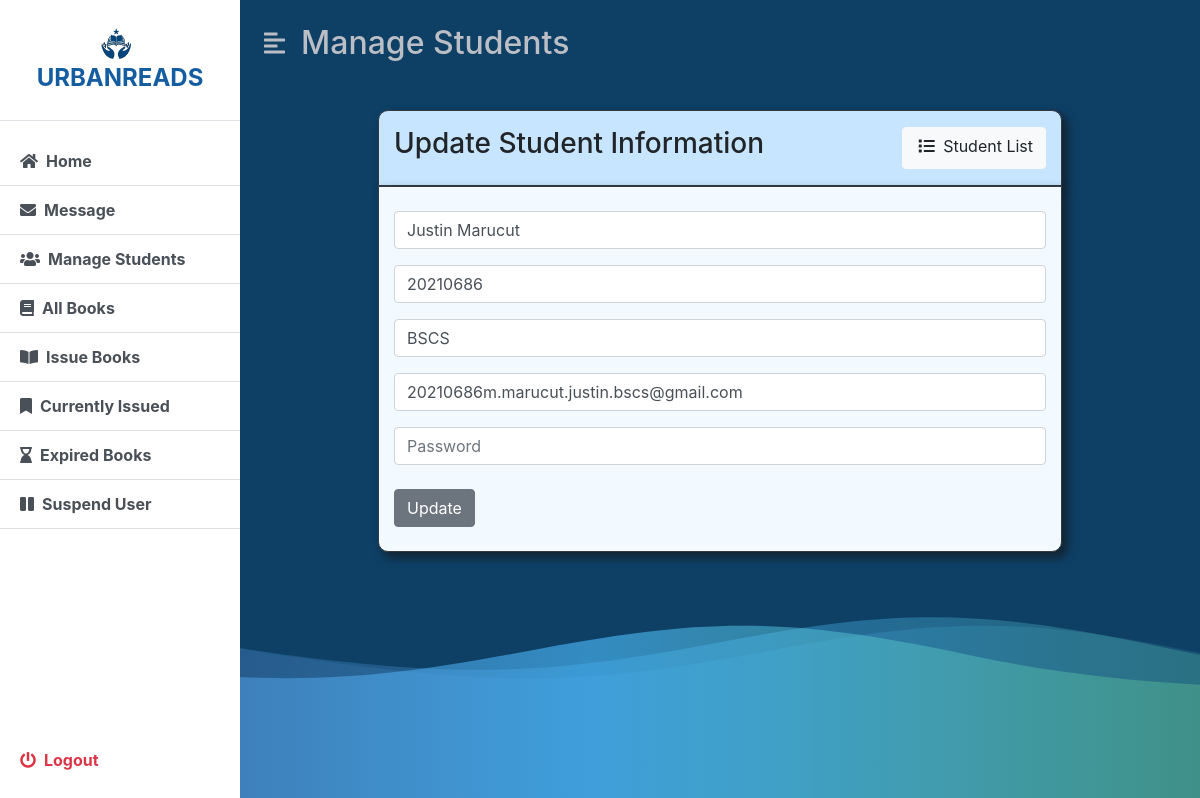
Page /admin/updateStudent.php?id=5 (signed in) on the committed database.
### tables this page shows
CREATE TABLE `students` (
  `id` int(11) NOT NULL,
  `full_name` varchar(100) NOT NULL,
  `student_number` varchar(30) NOT NULL,
  `course` varchar(10) NOT NULL,
  `email` varchar(50) NOT NULL,
  `password` text NOT NULL,
  `status` varchar(15) NOT NULL DEFAULT 'Active'
);

### admin/updateStudent.php (the view, shortened to what this page needs)
<?php
    include('../dbconfig.php');
    $id = $_GET['id'];
    $displaySelectedStudents = "SELECT * FROM students WHERE id = :id";
    $stmt = $pdo->prepare($displaySelectedStudents);
    $stmt->execute([':id' => $id]);
    $rows = $stmt->fetch(PDO::FETCH_OBJ);
    if($rows){
        $student_number = $rows->student_number;
        $fullname = $rows->full_name;
        $course = $rows->course;
        $email = $rows->email;
    }
?>
<!DOCTYPE html>
<html lang="en">
<head>
    <link rel="stylesheet" href="includes/style.css">
    <link rel="stylesheet" href="Bootsrap\css\bootstrap.min.css">
    <link rel="stylesheet" href="https://cdnjs.cloudflare.com/ajax/libs/font-awesome/5.15.3/css/all.min.css" />
</head>
<body>
    <div class="background-container">
        <div class="d-flex" id="wrapper">
            <?php include('includes/sidebar.php'); ?>
            <div id="page-content-wrapper" class="scrollable-content">
                <nav class="navbar navbar-expand-lg navbar-light bg-transparent py-4 px-4">
                    <div class="d-flex align-items-center">
                        <i class="fas fa-align-left second-text fs-4 me-3" id="menu-toggle"></i>
                        <h2 class="fs-2 m-0 second-text">Manage Students</h2>
                    </div>
                </nav>
                <div class="container-fluid px-4">
                    <form action="" method="post" class="post">
                        <br>
                        <div class="container col-md-9 top border border-dark">
                                <div class="d-flex justify-content-between my-3">
                                    <h3>Update Student Information</h3>
                                    <div class="d-flex">
                                        <a href="manageStudent.php" class="btn btn-light"><i class="fa fa-list mx-1"></i> Student List</a>
                                    </div>
                                </div>
                        </div>
                        <div class="container col-md-9 main border border-dark">
                            <div class="form-element mt-4">
                                <input type="text" class="form-control" name="name" placeholder="Name" value="<?php echo $fullname; ?>">
                            </div>
                            <div class="form-element mt-3">
                                <input type="text" class="form-control" name="studNum" placeholder="Student Number" value="<?php echo $student_number; ?>">
                            </div>
                            <div class="form-element mt-3">
                               <select name="course" class="form-control">
                                <option value="BSCS" <?php echo ($course === 'BSCS') ? 'selected' : ''; ?>>BSCS</option>
                            </select>
                            </div>
                            <div class="form-element mt-3">
                                <input type="text" class="form-control" name="email" placeholder="Email Address" value="<?php echo $email; ?>">
                            </div>
                            <div class="form-element mt-3">
                                <input type="text" class="form-control" name="password" placeholder="Password">
                            </div>
                            <div class="form-element my-4">
                                <input type="submit" class="btn btn-secondary" name="submit" value="Update">
                            </div>
                        </div>
                    </form>
                    <br>
                </div>
            </div>
        </div>
    </div>
    <link href="https://maxcdn.bootstrapcdn.com/bootstrap/4.5.2/css/bootstrap.min.css" rel="stylesheet">
</body>
</html>

### admin/includes/style.css (style rules this page uses)
:root { --main-bg-color: #002a9d; --main-text-color: #145DA0; --second-text-color: #bbbec5; --second-bg-color: #93ABBF; }
.second-text { color: var(--second-text-color); }
.main { background: #F2F9FF; border: 3px; border-bottom-left-radius: 10px; border-bottom-right-radius: 10px; box-shadow: 5px 5px 10px 1px rgba(23, 10, 0, 0.5); }
.top { background: #C7E5FF; border-top-left-radius: 10px; border-top-right-radius: 10px; box-shadow: 5px 5px 10px 1px rgba(23, 10, 0, 0.5); }
.background-container { position: relative; width: 100%; height: 100vh; overflow: hidden; }
.scrollable-content { height: calc(100vh); overflow-y: auto; }
#wrapper { overflow-x: hidden; background-color: #0e4066; }
#page-content-wrapper { min-width: 100vw; }
#menu-toggle { cursor: pointer; }
.background-container { position: fixed; top: 0; left: 0; width: 100%; height: 100%; overflow: hidden; z-index: -1; }
@media (min-width: 768px) { #page-content-wrapper { min-width: 0; width: 100%; } }

### rows in the picture
students: name "Justin Marucut", studNum "20210686", course "BSCS", email "20210686m.marucut.justin.bscs@gmail.com"
